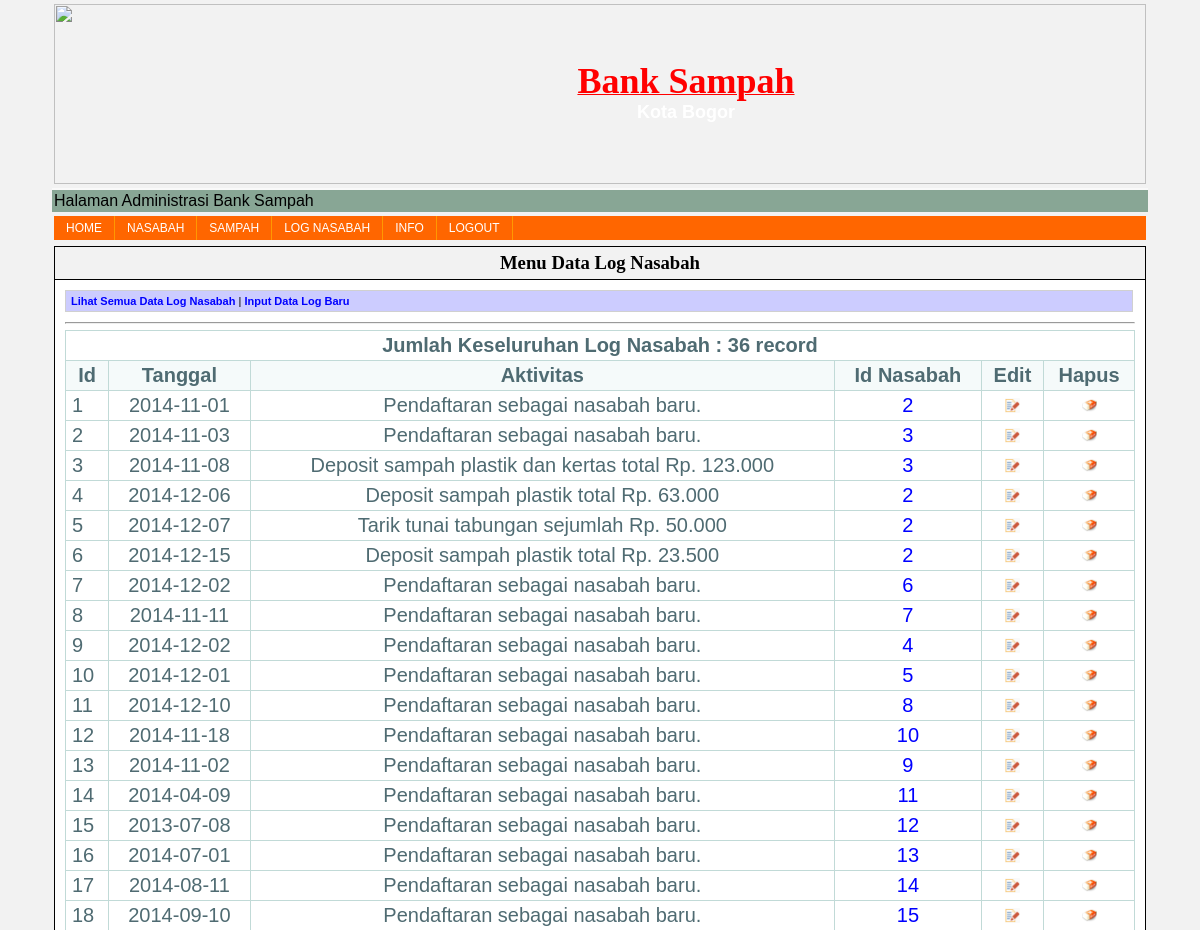
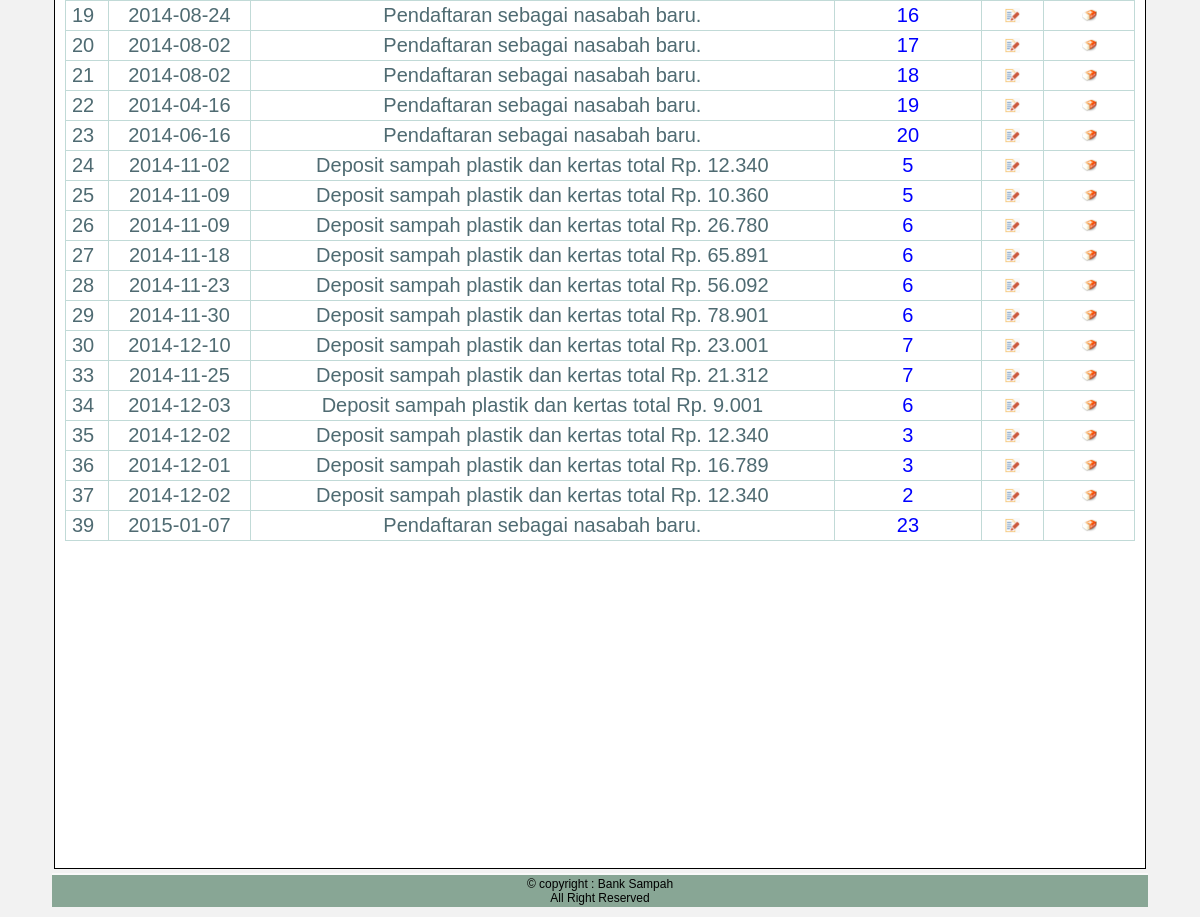
Page /admin/admin/index.php?page=logNasabah (signed in) on the committed database (2 pictures, top to bottom).
### tables this page shows
CREATE TABLE IF NOT EXISTS `lognasabah` (
  `id_log` int(10) NOT NULL AUTO_INCREMENT,
  `tanggal` date NOT NULL,
  `aktivitas` text NOT NULL,
  `id_N` int(15) NOT NULL,
  PRIMARY KEY (`id_log`)
);

### admin/logNasabah/lihat_logNasabah.php (the view, shortened to what this page needs)
<?php
include "../logNasabah/link.php";
include "../include/koneksi_db.php";
$query=mysql_query("SELECT * FROM lognasabah ORDER BY id_log", $konek);
$query2=mysql_query("SELECT * FROM lognasabah");
$jumlah_log=mysql_num_rows($query2);
?>
<hr>
<table class="table-data" border=1 width=100% border=0 >
<tr><td class="td-data" colspan="7"><b>Jumlah Keseluruhan Log Nasabah : <?php echo $jumlah_log; ?> record</b></td></tr>
<tr><td class="head-data">Id</td><td class="head-data">Tanggal</td><td class="head-data">Aktivitas</td><td class="head-data">Id Nasabah</td><td class="head-data">Edit</td><td class="head-data">Hapus</td></tr>
<?php
while ($hasil=mysql_fetch_array($query)) {
echo "<tr><td class='pinggir-data'>$hasil[id_log]</td>
      <td class='td-data'>$hasil[tanggal]</td>
	  <td class='td-data'>$hasil[aktivitas]</td>
	  <td class='td-data'><a href='?page=detil_logNasabah&id=$hasil[id_N]'>$hasil[id_N]</td>
	  <td class='td-data'><a href='?page=edit_logNasabah&id=$hasil[id_log]'><img class='img_link' src='../image/order_form_online_offer-512.png' width='15px' height='15px'></a></td>
	  <td class='td-data'><a href='' onclick='return confirm(\"Data Log Nasabah Tidak Bisa Dihapus\")'><img class='img_link' src='../image/Delete-icon.png' width='15px' height='15px'></a></td></tr>";
}
?>
</table>

### admin/include/style.css (style rules this page uses)
body { background-color: #f2f2f2; color: black; margin-top: 0px; margin-left: 50px; margin-right: 50px; font-family: arial; font-size: 14px; }
a { text-decoration: none; color: blue; }
.table-data { width: 100%; padding: 0; margin: 0 auto 1.5em auto; border-top: 1px solid #C1DAD7; border-left: 1px solid #C1DAD7; border-collapse:collapse; font-size:18px; font-family: verdana,arial,sans-serif; color:#545454; }
.td-data { font: normal 20px "Trebuchet MS", Verdana, Arial, Helvetica, sans-serif; border-right: 1px solid #C1DAD7; border-bottom: 1px solid #C1DAD7; padding: 3px 6px 3px 6px; color: #4f6b72; width: auto; text-align: center; }
.head-data { font: normal 20px "Trebuchet MS", Verdana, Arial, Helvetica, sans-serif; border-right: 1px solid #C1DAD7; border-bottom: 1px solid #C1DAD7; padding: 3px 6px 3px 6px; color: #4f6b72; width: auto; text-align: center; background-color:#F5FAFA; font-weight: bold; }
.pinggir-data { font: normal 20px "Trebuchet MS", Verdana, Arial, Helvetica, sans-serif; border-right: 1px solid #C1DAD7; border-bottom: 1px solid #C1DAD7; padding: 3px 6px 3px 6px; color: #4f6b72; text-align: left; }
.img_link { border: none; padding: 0px; }

### admin/admin/index.php (style rules this page uses)
body { background-image: url(../../Rental%20Mobil%20G.A.H/images/rentcar2.jpg); }

### rows in the picture
lognasabah: id_log "1", tanggal "2014-11-01", aktivitas "Pendaftaran sebagai nasabah baru.", id_N "2"
lognasabah: id_log "2", tanggal "2014-11-03", aktivitas "Pendaftaran sebagai nasabah baru.", id_N "3"
lognasabah: id_log "3", tanggal "2014-11-08", aktivitas "Deposit sampah plastik dan kertas total Rp. 123.000", id_N "3"
lognasabah: id_log "4", tanggal "2014-12-06", aktivitas "Deposit sampah plastik total Rp. 63.000", id_N "2"
lognasabah: id_log "5", tanggal "2014-12-07", aktivitas "Tarik tunai tabungan sejumlah Rp. 50.000", id_N "2"
lognasabah: id_log "6", tanggal "2014-12-15", aktivitas "Deposit sampah plastik total Rp. 23.500", id_N "2"
lognasabah: id_log "7", tanggal "2014-12-02", aktivitas "Pendaftaran sebagai nasabah baru.", id_N "6"
lognasabah: id_log "8", tanggal "2014-11-11", aktivitas "Pendaftaran sebagai nasabah baru.", id_N "7"
lognasabah: id_log "9", tanggal "2014-12-02", aktivitas "Pendaftaran sebagai nasabah baru.", id_N "4"
lognasabah: id_log "10", tanggal "2014-12-01", aktivitas "Pendaftaran sebagai nasabah baru.", id_N "5"
lognasabah: id_log "11", tanggal "2014-12-10", aktivitas "Pendaftaran sebagai nasabah baru.", id_N "8"
lognasabah: id_log "12", tanggal "2014-11-18", aktivitas "Pendaftaran sebagai nasabah baru.", id_N "10"
lognasabah: id_log "13", tanggal "2014-11-02", aktivitas "Pendaftaran sebagai nasabah baru.", id_N "9"
lognasabah: id_log "14", tanggal "2014-04-09", aktivitas "Pendaftaran sebagai nasabah baru.", id_N "11"
lognasabah: id_log "15", tanggal "2013-07-08", aktivitas "Pendaftaran sebagai nasabah baru.", id_N "12"
lognasabah: id_log "16", tanggal "2014-07-01", aktivitas "Pendaftaran sebagai nasabah baru.", id_N "13"
lognasabah: id_log "17", tanggal "2014-08-11", aktivitas "Pendaftaran sebagai nasabah baru.", id_N "14"
lognasabah: id_log "18", tanggal "2014-09-10", aktivitas "Pendaftaran sebagai nasabah baru.", id_N "15"
lognasabah: id_log "19", tanggal "2014-08-24", aktivitas "Pendaftaran sebagai nasabah baru.", id_N "16"
lognasabah: id_log "20", tanggal "2014-08-02", aktivitas "Pendaftaran sebagai nasabah baru.", id_N "17"
lognasabah: id_log "21", tanggal "2014-08-02", aktivitas "Pendaftaran sebagai nasabah baru.", id_N "18"
lognasabah: id_log "22", tanggal "2014-04-16", aktivitas "Pendaftaran sebagai nasabah baru.", id_N "19"
lognasabah: id_log "23", tanggal "2014-06-16", aktivitas "Pendaftaran sebagai nasabah baru.", id_N "20"
lognasabah: id_log "24", tanggal "2014-11-02", aktivitas "Deposit sampah plastik dan kertas total Rp. 12.340", id_N "5"
lognasabah: id_log "25", tanggal "2014-11-09", aktivitas "Deposit sampah plastik dan kertas total Rp. 10.360", id_N "5"
lognasabah: id_log "26", tanggal "2014-11-09", aktivitas "Deposit sampah plastik dan kertas total Rp. 26.780", id_N "6"
lognasabah: id_log "27", tanggal "2014-11-18", aktivitas "Deposit sampah plastik dan kertas total Rp. 65.891", id_N "6"
lognasabah: id_log "28", tanggal "2014-11-23", aktivitas "Deposit sampah plastik dan kertas total Rp. 56.092", id_N "6"
lognasabah: id_log "29", tanggal "2014-11-30", aktivitas "Deposit sampah plastik dan kertas total Rp. 78.901", id_N "6"
lognasabah: id_log "30", tanggal "2014-12-10", aktivitas "Deposit sampah plastik dan kertas total Rp. 23.001", id_N "7"
lognasabah: id_log "33", tanggal "2014-11-25", aktivitas "Deposit sampah plastik dan kertas total Rp. 21.312", id_N "7"
lognasabah: id_log "34", tanggal "2014-12-03", aktivitas "Deposit sampah plastik dan kertas total Rp. 9.001", id_N "6"
lognasabah: id_log "35", tanggal "2014-12-02", aktivitas "Deposit sampah plastik dan kertas total Rp. 12.340", id_N "3"
lognasabah: id_log "36", tanggal "2014-12-01", aktivitas "Deposit sampah plastik dan kertas total Rp. 16.789", id_N "3"
lognasabah: id_log "37", tanggal "2014-12-02", aktivitas "Deposit sampah plastik dan kertas total Rp. 12.340", id_N "2"
lognasabah: id_log "39", tanggal "2015-01-07", aktivitas "Pendaftaran sebagai nasabah baru.", id_N "23"

### other values in the picture
$j "Menu Data Log Nasabah"
$jumlah_log "36"
